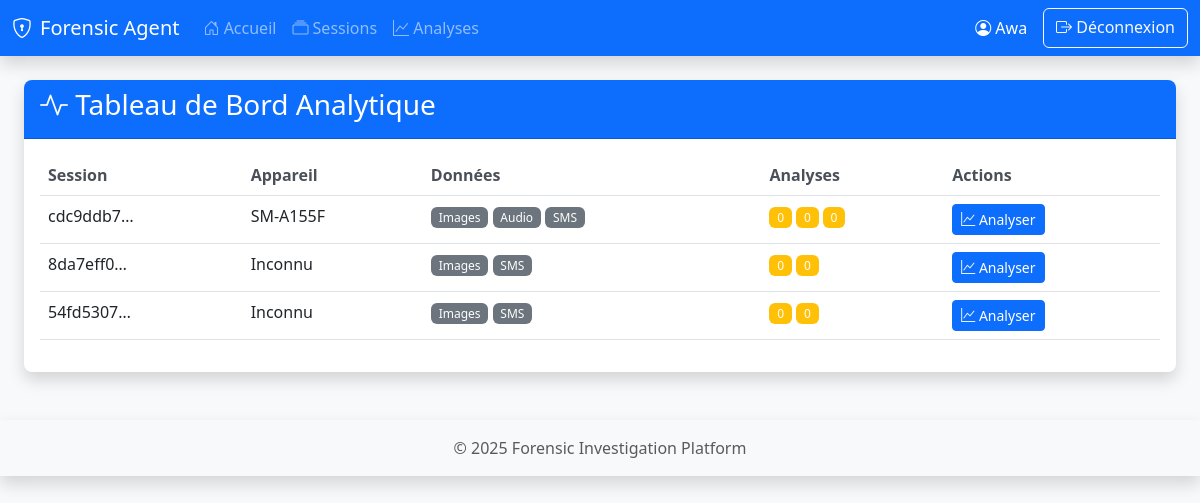
The app's page /analysis/dashboard/ (signed in) with its own data.
### api/models.py (models this page shows, shortened)
class ForensicSession(models.Model):
    STATUS_CHOICES = [
        ('active', 'Active'),
        ('completed', 'Completed'),
        ('failed', 'Failed'),
    ]
    user = models.ForeignKey(User, on_delete=models.CASCADE, related_name='sessions')
    session_id = models.CharField(max_length=255, unique=True)
    device_info = models.JSONField(default=dict)
    start_time = models.DateTimeField(auto_now_add=True)
    end_time = models.DateTimeField(null=True, blank=True)
    status = models.CharField(max_length=20, choices=STATUS_CHOICES, default='active')
    total_items = models.IntegerField(default=0)
    device_name = models.CharField(max_length=255, blank=True, null=True)
    android_version = models.CharField(max_length=50, blank=True, null=True)
    save_path = models.CharField(max_length=512, blank=True, null=True)
    class Meta:
        ordering = ['-start_time']

class CollectedData(models.Model):
    DATA_TYPES = [
        ('sms', 'SMS'),
        ('calls', 'Appels'),
        ('contacts', 'Contacts'),
        ('images', 'Images'),
        ('videos', 'Vidéos'),
        ('audio', 'Audio'),
    ]
    session = models.ForeignKey(ForensicSession, on_delete=models.CASCADE, related_name='collected_items')
    data_type = models.CharField(max_length=20, choices=DATA_TYPES)
    file = models.FileField(
        upload_to='forensic_data/%Y/%m/%d/',
        validators=[FileExtensionValidator(allowed_extensions=['json', 'csv'])],
        default='collected_data/default.json'
    )
    file_size = models.BigIntegerField()
    item_count = models.IntegerField()
    created_at = models.DateTimeField(auto_now_add=True)
    metadata = models.JSONField(default=dict)
    is_analyzed = models.BooleanField(default=False)
    class Meta:
        ordering = ['-created_at']

### analysis/views.py (the view)
# urls.py: path('dashboard/', AnalysisDashboardView.as_view(), name='analysis_dashboard'),
class AnalysisDashboardView(LoginRequiredMixin, TemplateView):
    template_name = 'analysis/dashboard.html'
    def get_context_data(self, **kwargs):
        context = super().get_context_data(**kwargs)
        context['sessions'] = ForensicSession.objects.filter(
            user=self.request.user
        ).prefetch_related('collected_items__results')
        return context

### analysis/templates/analysis/dashboard.html
{% extends "dashboard/base.html" %}
{% block content %}
<div class="container-fluid">
    <div class="card shadow">
        <div class="card-header bg-primary text-white">
            <h3><i class="bi bi-activity"></i> Tableau de Bord Analytique</h3>
        </div>
        <div class="card-body">
            <div class="table-responsive">
                <table class="table table-hover">
                    <thead>
                        <tr>
                            <th>Session</th>
                            <th>Appareil</th>
                            <th>Données</th>
                            <th>Analyses</th>
                            <th>Actions</th>
                        </tr>
                    </thead>
                    <tbody>
                        {% for session in sessions %}
                        <tr>
                            <td>{{ session.session_id|truncatechars:9 }}</td>
                            <td>{{ session.device_info.model|default:"Inconnu" }}</td>
                            <td>
                                {% for data in session.collected_items.all %}
                                <span class="badge bg-secondary">{{ data.get_data_type_display }}</span>
                                {% endfor %}
                            </td>
                            <td>
                                {% for data in session.collected_items.all %}
                                <span class="badge bg-{% if data.results.exists %}success{% else %}warning{% endif %}">
                                    {{ data.results.count }}
                                </span>
                                {% endfor %}
                            </td>
                            <td>
                                <a href="{% url 'analysis:session_analysis' session.session_id %}"
                                   class="btn btn-sm btn-primary">
                                   <i class="bi bi-graph-up"></i> Analyser
                                </a>
                            </td>
                        </tr>
                        {% empty %}
                        <tr>
                            <td colspan="5" class="text-center py-4 text-muted">
                                Aucune session à analyser
                            </td>
                        </tr>
                        {% endfor %}
                    </tbody>
                </table>
            </div>
        </div>
    </div>
</div>
{% endblock %}

### dashboard/templates/dashboard/base.html (shortened to what this page needs)
{% load static %}
<!DOCTYPE html>
<html lang="fr">
<head>
    <link href="https://cdn.jsdelivr.net/npm/bootstrap@5.3.0/dist/css/bootstrap.min.css" rel="stylesheet">
    <link rel="stylesheet" href="https://cdn.jsdelivr.net/npm/bootstrap-icons@1.10.0/font/bootstrap-icons.css">
    <link rel="stylesheet" href="{% static 'dashboard/css/style.css' %}">
</head>
<body>
    <nav class="navbar navbar-expand-lg navbar-dark bg-primary shadow">
        <div class="container-fluid">
            <a class="navbar-brand" href="{% url 'dashboard:home' %}">
                <i class="bi bi-shield-lock me-2"></i>Forensic Agent
            </a>
            <div class="collapse navbar-collapse" id="navbarNav">
                <ul class="navbar-nav me-auto">
                    <li class="nav-item">
                        <a class="nav-link" href="{% url 'dashboard:home' %}">
                            <i class="bi bi-house-door"></i> Accueil
                        </a>
                    </li>
                    <li class="nav-item">
                        <a class="nav-link" href="{% url 'dashboard:sessions' %}">
                            <i class="bi bi-collection"></i> Sessions
                        </a>
                    </li>
                    <li class="nav-item">
                        <a class="nav-link" href="{% url 'analysis:analysis_dashboard' %}">
                            <i class="bi bi-graph-up"></i> Analyses
                        </a>
                    </li>
                </ul>
                <div class="d-flex">
                    <span class="navbar-text me-3 text-white">
                        <i class="bi bi-person-circle"></i> {{ request.user.username }}
                    </span>
                    <a href="{% url 'logout' %}" class="btn btn-outline-light">
                        <i class="bi bi-box-arrow-right"></i> Déconnexion
                    </a>
                </div>
            </div>
        </div>
    </nav>
    <div class="container-fluid mt-4">
        {% block content %}{% endblock %}
    </div>
    <footer class="bg-light text-center py-3 mt-5 shadow">
        <div class="container">
            <p class="mb-0 text-muted">
                &copy; {% now "Y" %} Forensic Investigation Platform
            </p>
        </div>
    </footer>
</body>
</html>

### static/css/style.css (style rules this page uses)
body { background-color: #f8f9fa; font-family: 'Segoe UI', Tahoma, Geneva, Verdana, sans-serif; }
.card { border: none; border-radius: 10px; box-shadow: 0 4px 6px rgba(0, 0, 0, 0.1); transition: transform 0.3s ease; }
.card-header { border-radius: 10px 10px 0 0 !important; font-weight: 600; }
.badge { font-weight: 500; }
.table th { font-weight: 600; color: #495057; }
.navbar { box-shadow: 0 2px 4px rgba(0, 0, 0, 0.1); }
body { background-color: #f8f9fa; min-height: 100vh; display: flex; flex-direction: column; }
.navbar { box-shadow: 0 2px 4px rgba(0,0,0,.1); }
.card { border: none; border-radius: 0.5rem; box-shadow: 0 0.125rem 0.25rem rgba(0,0,0,.075); }
.card-header { border-radius: 0.5rem 0.5rem 0 0 !important; }
.table th { border-top: none; }
.bg-light { background-color: #f8f9fa !important; }
footer { margin-top: auto; }

### records on screen
ForensicSession: session_id "cdc9ddb7…", device_info.model "SM-A155F"
CollectedData: data_type "Images", results.count "0"
CollectedData: data_type "Audio", results.count "0"
CollectedData: data_type "SMS", results.count "0"
ForensicSession: session_id "8da7eff0…", device_info.model "Inconnu"
CollectedData: data_type "Images", results.count "0"
CollectedData: data_type "SMS", results.count "0"
ForensicSession: session_id "54fd5307…", device_info.model "Inconnu"
CollectedData: data_type "Images", results.count "0"
CollectedData: data_type "SMS", results.count "0"

### other values on screen
{{ request.user.username }} "Awa"
